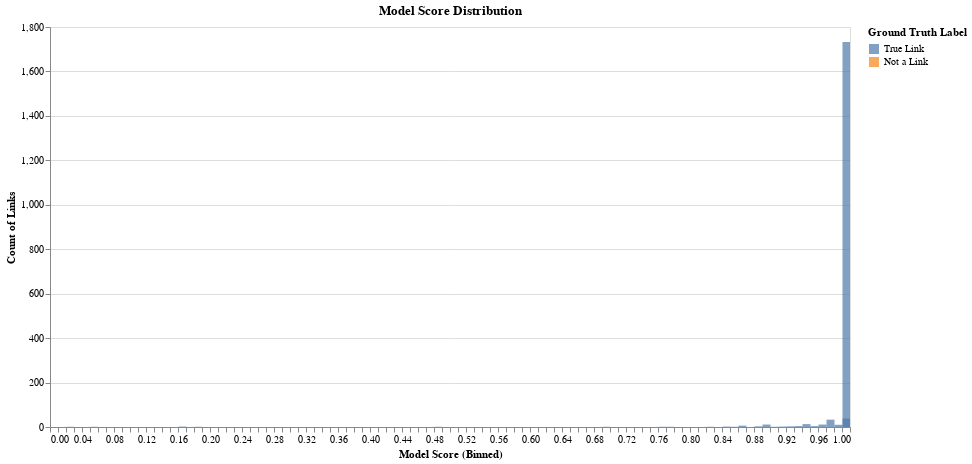

Here is the notebook cell this chart was saved with:
### Code cell
tutorial.plot_model_score_distribution(df_predictions)

### Figure 1 — Vega-Lite specification as saved in the notebook (floating-point values rounded to 4 significant figures)
{"config": {"view": {"continuousWidth": 400, "continuousHeight": 300}}, "data": {"name": "data-6554d7db9c7ddbfb9a06adf15271b73f"}, "mark": {"type": "bar", "binSpacing": 0, "opacity": 0.7}, "encoding": {"color": {"type": "nominal", "field": "ground_truth", "legend": {"title": "Ground Truth Label"}, "scale": {"domain": ["True Link", "Not a Link"], "scheme": "tableau10"}}, "opacity": {"condition": {"value": 0.7, "selection": "selector005"}, "value": 0.2}, "tooltip": [{"type": "quantitative", "field": "model_score", "title": "Model Score"}, {"type": "nominal", "field": "ground_truth", "title": "Ground Truth"}, {"type": "quantitative", "field": "count", "title": "Count of Links"}], "x": {"type": "quantitative", "axis": {"tickCount": 5, "title": "Model Score (Binned)"}, "bin": {"extent": [0, 1], "step": 0.01}, "field": "model_score"}, "y": {"type": "quantitative", "axis": {"title": "Count of Links"}, "field": "count", "stack": null}}, "height": 400, "selection": {"selector005": {"type": "multi", "fields": ["ground_truth"], "bind": "legend"}, "selector006": {"type": "interval", "bind": "scales", "encodings": ["x", "y"]}}, "title": "Model Score Distribution", "width": 800, "$schema": "https://vega.github.io/schema/vega-lite/v4.8.1.json", "datasets": {"data-6554d7db9c7ddbfb9a06adf15271b73f": [{"model_score": 0.02, "ground_truth": "True Link", "count": 1}, {"model_score": 0.05, "ground_truth": "True Link", "count": 1}, {"model_score": 0.16, "ground_truth": "True Link", "count": 2}, {"model_score": 0.18, "ground_truth": "True Link", "count": 1}, {"model_score": 0.48, "ground_truth": "True Link", "count": 1}, {"model_score": 0.69, "ground_truth": "True Link", "count": 1}, {"model_score": 0.76, "ground_truth": "True Link", "count": 1}, {"model_score": 0.77, "ground_truth": "True Link", "count": 1}, {"model_score": 0.82, "ground_truth": "True Link", "count": 1}, {"model_score": 0.84, "ground_truth": "True Link", "count": 2}, {"model_score": 0.85, "ground_truth": "True Link", "count": 1}, {"model_score": 0.86, "ground_truth": "True Link", "count": 6}, {"model_score": 0.88, "ground_truth": "True Link", "count": 3}, {"model_score": 0.89, "ground_truth": "True Link", "count": 11}, {"model_score": 0.9, "ground_truth": "True Link", "count": 1}, {"model_score": 0.91, "ground_truth": "True Link", "count": 2}, {"model_score": 0.92, "ground_truth": "True Link", "count": 3}, {"model_score": 0.93, "ground_truth": "True Link", "count": 4}, {"model_score": 0.94, "ground_truth": "True Link", "count": 13}, {"model_score": 0.95, "ground_truth": "True Link", "count": 4}, {"model_score": 0.96, "ground_truth": "True Link", "count": 11}, {"model_score": 0.97, "ground_truth": "True Link", "count": 33}, {"model_score": 0.98, "ground_truth": "True Link", "count": 10}, {"model_score": 0.99, "ground_truth": "True Link", "count": 38}, {"model_score": 1.0, "ground_truth": "True Link", "count": 1733}]}}
